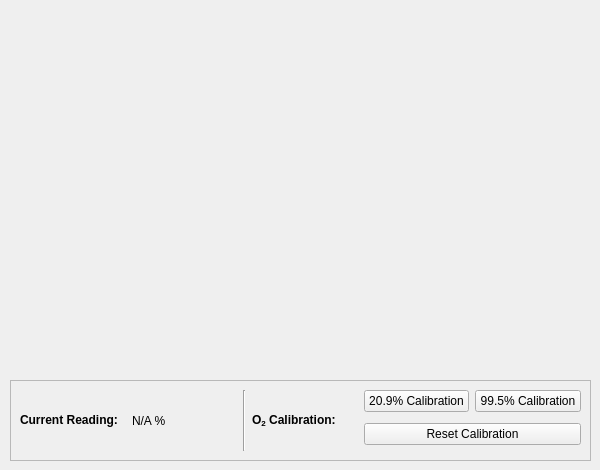
      <widget class="QWidget" name="tab_6">
       <attribute name="title">
        <string>Oxygen Sensor</string>
       </attribute>
       <widget class="PlotWidget" name="ambient_o2_graphWidget" native="true">
        <property name="geometry">
         <rect>
          <x>10</x>
          <y>10</y>
          <width>581</width>
          <height>361</height>
         </rect>
        </property>
       </widget>
       <widget class="QFrame" name="ambient_o2_frame">
        <property name="geometry">
         <rect>
          <x>10</x>
          <y>380</y>
          <width>581</width>
          <height>81</height>
         </rect>
        </property>
        <property name="frameShape">
         <enum>QFrame::StyledPanel</enum>
        </property>
        <property name="frameShadow">
         <enum>QFrame::Raised</enum>
        </property>
        <widget class="QWidget" name="gridLayoutWidget_8">
         <property name="geometry">
          <rect>
           <x>10</x>
           <y>10</y>
           <width>561</width>
           <height>61</height>
          </rect>
         </property>
         <layout class="QGridLayout" name="gridLayout_8">
          <item row="0" column="3" rowspan="3">
           <widget class="Line" name="line_7">
            <property name="orientation">
             <enum>Qt::Vertical</enum>
            </property>
           </widget>
          </item>
          <item row="0" column="1" rowspan="3">
           <widget class="QLabel" name="ambient_o2_label">
            <property name="minimumSize">
             <size>
              <width>0</width>
              <height>0</height>
             </size>
            </property>
            <property name="text">
             <string>&lt;html&gt;&lt;head/&gt;&lt;body&gt;&lt;p&gt;&lt;span style=&quot; font-weight:700;&quot;&gt;Current Reading:&lt;/span&gt;&lt;/p&gt;&lt;/body&gt;&lt;/html&gt;</string>
            </property>
           </widget>
          </item>
          <item row="0" column="2" rowspan="3">
           <widget class="QLabel" name="ambient_o2_value_label">
            <property name="text">
             <string>N/A %</string>
            </property>
           </widget>
          </item>
          <item row="1" column="5" rowspan="2" colspan="2">
           <widget class="QPushButton" name="ambient_o2_reset_calibration_pushButton">
            <property name="text">
             <string>Reset Calibration</string>
            </property>
           </widget>
          </item>
          <item row="0" column="6">
           <widget class="QPushButton" name="ambient_o2_100_calibration_pushButton">
            <property name="text">
             <string>99.5% Calibration</string>
            </property>
           </widget>
          </item>
          <item row="0" column="4" rowspan="3">
           <widget class="QLabel" name="label_10">
            <property name="minimumSize">
             <size>
              <width>0</width>
              <height>0</height>
             </size>
            </property>
            <property name="text">
             <string>&lt;html&gt;&lt;head/&gt;&lt;body&gt;&lt;p&gt;&lt;span style=&quot; font-weight:700;&quot;&gt;O&lt;/span&gt;&lt;span style=&quot; font-weight:700; vertical-align:sub;&quot;&gt;2&lt;/span&gt;&lt;span style=&quot; font-weight:700;&quot;&gt; Calibration:&lt;/span&gt;&lt;/p&gt;&lt;/body&gt;&lt;/html&gt;</string>
            </property>
           </widget>
          </item>
          <item row="0" column="5">
           <widget class="QPushButton" name="ambient_o2_21_calibration_pushButton">
            <property name="text">
             <string>20.9% Calibration</string>
            </property>
           </widget>
          </item>
         </layout>
        </widget>
       </widget>
      </widget>
